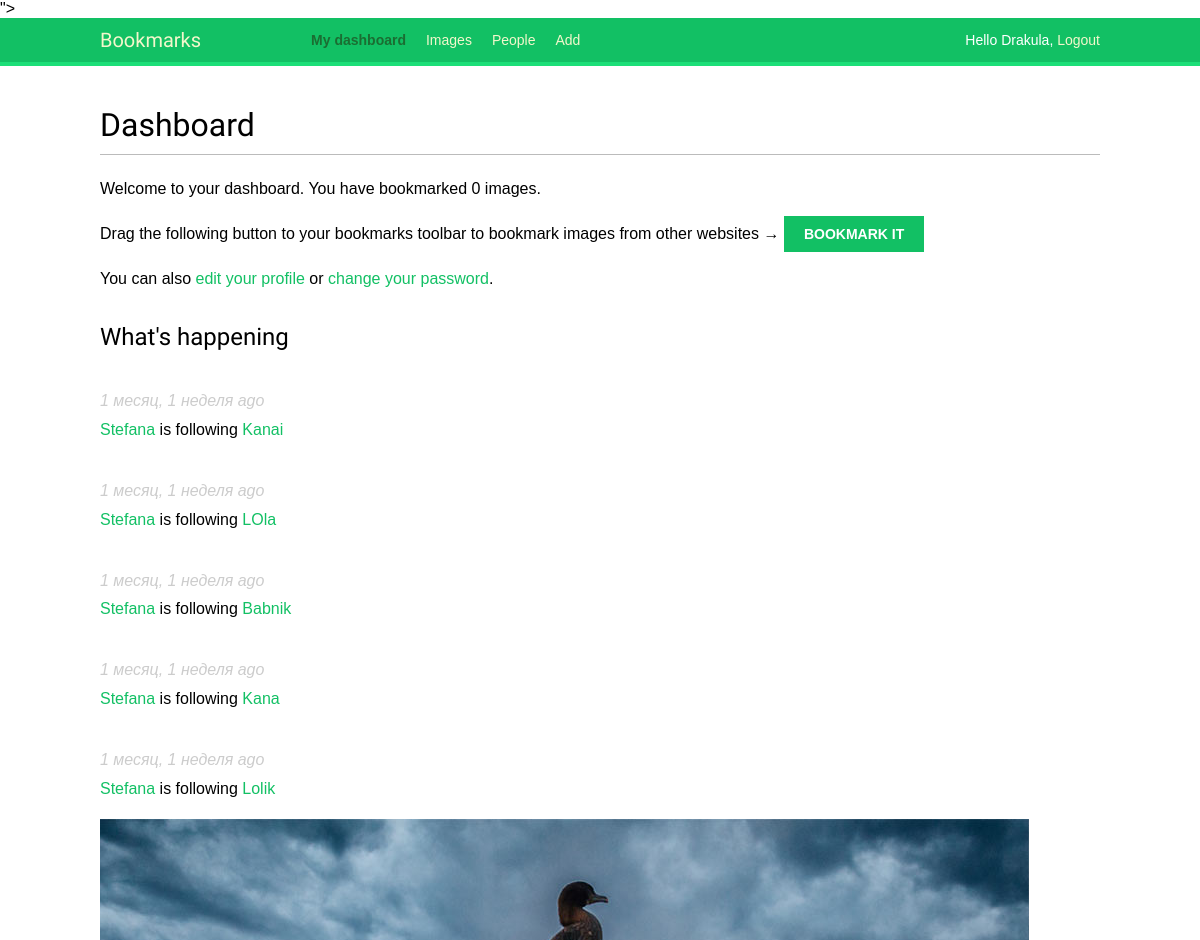
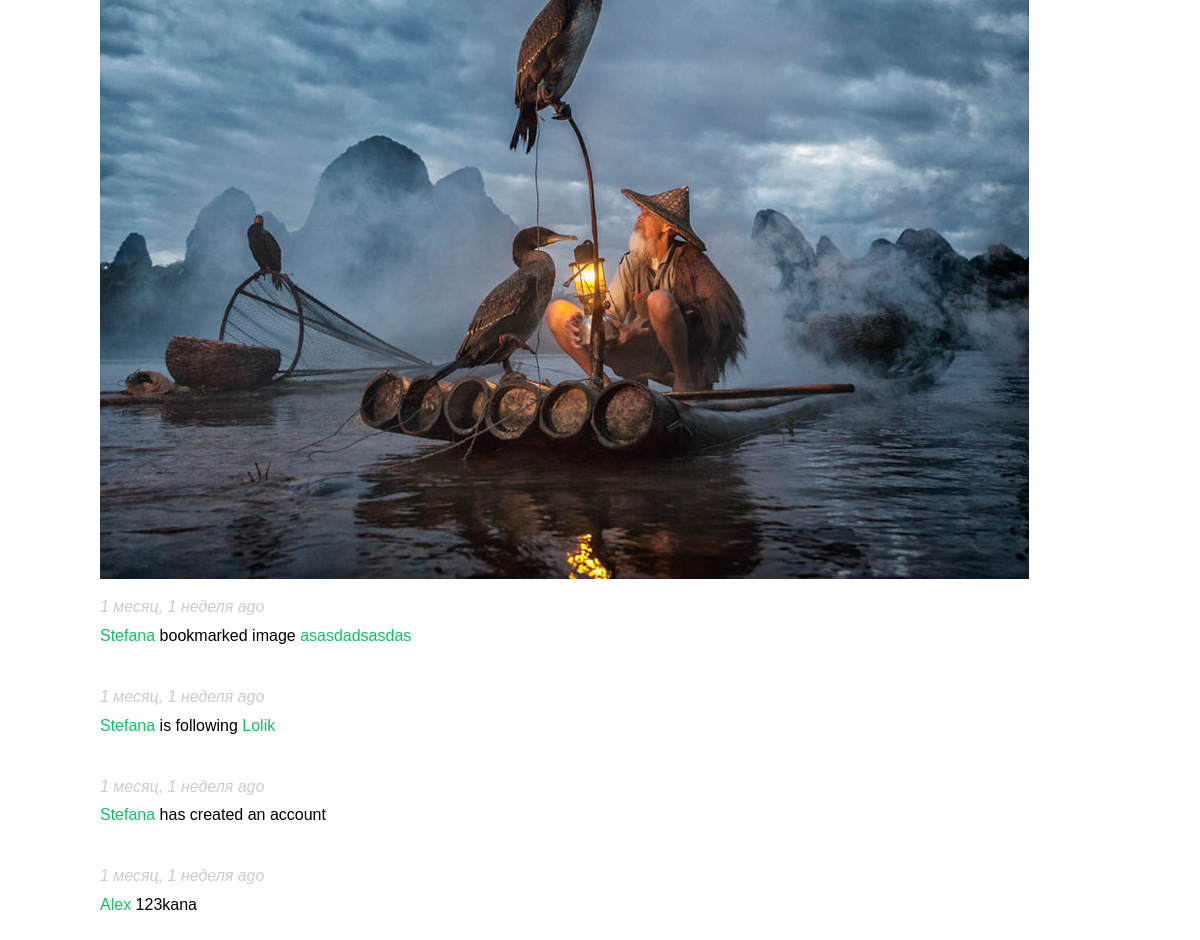
/account/ (signed in), run on the app's committed database (2 pictures, top to bottom).
### actions/models.py (models this page shows)
class Action(models.Model):
    user = models.ForeignKey('auth.User', related_name='actions',
                            db_index=True, on_delete=models.CASCADE)
    verb = models.CharField(max_length=255)
    target_ct = models.ForeignKey(ContentType, blank=True, null=True,
                                  related_name='target_obj', on_delete=models.CASCADE)
    target_id = models.PositiveIntegerField(null=True, blank=True, db_index=True)
    target = GenericForeignKey('target_ct', 'target_id')
    created = models.DateTimeField(auto_now_add=True, db_index=True)
    class Meta:
        ordering = ('-created',)

### images/models.py (models this page shows, shortened)
class Image(models.Model):
    user = models.ForeignKey(settings.AUTH_USER_MODEL,
                             related_name='images_created',
                             on_delete=models.CASCADE)
    title = models.CharField(max_length=200)
    slug = models.SlugField(max_length=200,
                            blank=True)
    url = models.URLField()
    image = models.ImageField(upload_to='images/%Y/%m/%d/')
    description = models.TextField(blank=True)
    created = models.DateField(auto_now_add=True,
                               db_index=True)
    users_like = models.ManyToManyField(settings.AUTH_USER_MODEL,
                                        related_name='images_liked',
                                        blank=True)
    total_likes = models.PositiveIntegerField(db_index=True, default=0)
    def __str__(self):
        return self.title
    def get_absolute_url(self):
            return reverse('images:detail', args=[self.id, self.slug])

### account/views.py (the view)
# urls.py: path('', views.dashboard, name='dashboard'),
@login_required
def dashboard(request):
    actions = Action.objects.exclude(user=request.user)
    following_ids = request.user.following.values_list('id', flat=True)
    if following_ids:
        actions = actions.filter(user_id__in=following_ids)
    actions = actions.select_related('user', 'user__profile').prefetch_related('target')[:10]
    return render(request,
                  'account/dashboard.html',
                  {'section': 'dashboard'
                   , 'actions': actions})

### account/templates/account/dashboard.html (shortened to what this page needs)
{% extends "base.html" %}
{% block content %}
  <h1>Dashboard</h1>
  {% with total_images_created=request.user.images_created.count %}
    <p>Welcome to your dashboard. You have bookmarked {{ total_images_created }} image{{ total_images_created|pluralize }}.</p>
  {% endwith %}
  <p>Drag the following button to your bookmarks toolbar to bookmark images from other websites → <a href="javascript:{% include "bookmarklet_launcher.js" %}" class="button">Bookmark it</a><p>
  <p>You can also <a href="{% url "edit" %}">edit your profile</a> or <a href="{% url "password_change" %}">change your password</a>.<p>
  <h2>What's happening</h2>
  <div id="action-list">
    {% for action in actions %}
      {% include "actions/action/detail.html" %}
    {% endfor %}
  </div>
{% endblock %}

### account/templates/base.html (shortened to what this page needs)
{% load static %}
<!DOCTYPE html>
<html>
<head>
  <link href="{% static "css/base.css" %}" rel="stylesheet">
  <link rel="stylesheet" href="https://cdnjs.cloudflare.com/ajax/libs/font-awesome/5.15.1/css/all.min.css" />">
</head>
<body>
  <div id="header">
    <span class="logo">Bookmarks</span>
    {% if request.user.is_authenticated %}
      <ul class="menu">
        <li {% if section == "dashboard" %}class="selected"{% endif %}>
          <a href="{% url 'dashboard' %}">My dashboard</a>
        </li>
        <li {% if section == 'images' %}class="selected"{% endif %}>
          <a href="{% url 'images:list' %}">Images</a>
        </li>
        <li {% if section == "people" %}class="selected"{% endif %}>
          <a href="{% url 'user_list' %}">People</a>
        <li {% if section == "create" %}class="selected"{% endif %}>
          <a href="{% url 'images:create' %}">Add</a>
      </ul>
    {% endif %}
    <span class="user">
      {% if request.user.is_authenticated %}
        Hello {{ request.user }},
        <a href="{% url "logout" %}">Logout</a>
      {% else %}
        <a href="{% url "login" %}">Log-in</a>
      {% endif %}
    </span>
  </div>
  <div id="content">
    {% block content %}
    {% endblock %}
  </div>
</body>
</html>

### images/templates/bookmarklet_launcher.js
(function(){
    if (window.myBookmarklet !== undefined){
        myBookmarklet();
    }
    else {
        document.body.appendChild(document.createElement('script')).src='https://523a32b37985.ngrok.io/static/js/bookmarklet.js?r='+Math.floor(Math.random()*99999999999999999999);
    }
})();

### actions/templates/actions/action/detail.html (shortened to what this page needs)
{% load thumbnail %}
{% with user=action.user profile=action.user.profile %}
<div class="action">
  <div class="images">
    {% if action.target %}
      {% with target=action.target %}
        {% if target.image %}
          {% thumbnail target.image "80x80" crop="100%" as im %}
            <a href="{{ target.get_absolute_url }}">
              <img src="{{ im.url }}" class="item-img">
            </a>
          {% endthumbnail %}
        {% endif %}
      {% endwith %}
    {% endif %}
  </div>
  <div class="info">
    <p>
      <span class="date">{{ action.created|timesince }} ago</span>
      <br />
      <a href="{{ user.get_absolute_url }}">
        {{ user.first_name }}
      </a>
      {{ action.verb }}
      {% if action.target %}
        {% with target=action.target %}
          <a href="{{ target.get_absolute_url }}">{{ target }}</a>
        {% endwith %}
      {% endif %}
    </p>
  </div>
</div>
{% endwith %}

### account/static/css/base.css (style rules this page uses)
body { margin:0; padding:0; font-family:helvetica, sans-serif; }
p { line-height: 1.8; }
a { color:#12c064; text-decoration:none; }
h1, h2, h3, h4, h5 , h6 { font-family: 'Muli', sans-serif; font-weight:normal; }
h1 { border-bottom:1px solid #bbb; padding:0 0 10px 0; margin:10px 0 20px 0; }
h2 { margin:30px 0 20px; }
#header { padding:10px 100px; font-size:14px; background: #12c064; color:#fff; border-bottom:4px solid #1cdf78; overflow:auto; }
#header .logo { font-family: 'Muli', sans-serif; float:left; color:#f3f7cc; font-size:20px; margin-right:10%; }
#header ul.menu { list-style:none; float:left; margin:0; padding:0; }
#header ul.menu li { float:left; padding:4px 10px; }
#header ul.menu li.selected a, #header ul.menu li.selected a:hover { color:#1b6d32; font-weight:bold; }
#header a { color:#f3f7cc; }
#header .user { float:right; padding-top:4px; }
#content { padding:30px 100px; }
input[type=submit], a.button { font-weight:bold; background:#12c064; color:#fff; padding:10px 20px; font-size:14px; text-transform:uppercase; }
.action { clear:both; overflow:auto; }
.action .images { float:left; margin:0 10px 10px 0; }
.action .date { font-style:italic; color:#ccc; }

### data on the page
Action: created "1 месяц, 1 неделя", user.first_name "Stefana", verb "is following", target "Kanai"
Action: created "1 месяц, 1 неделя", user.first_name "Stefana", verb "is following", target "LOla"
Action: created "1 месяц, 1 неделя", user.first_name "Stefana", verb "is following", target "Babnik"
Action: created "1 месяц, 1 неделя", user.first_name "Stefana", verb "is following", target "Kana"
Action: created "1 месяц, 1 неделя", user.first_name "Stefana", verb "is following", target "Lolik"
Action: created "1 месяц, 1 неделя", user.first_name "Stefana", verb "bookmarked image", target "asasdadsasdas"
Action: created "1 месяц, 1 неделя", user.first_name "Stefana", verb "is following", target "Lolik"
Action: created "1 месяц, 1 неделя", user.first_name "Stefana", verb "has created an account"
Action: created "1 месяц, 1 неделя", user.first_name "Alex", verb "123kana"

### other printed values
{{ request.user }} "Drakula"
{{ total_images_created }} "0"
